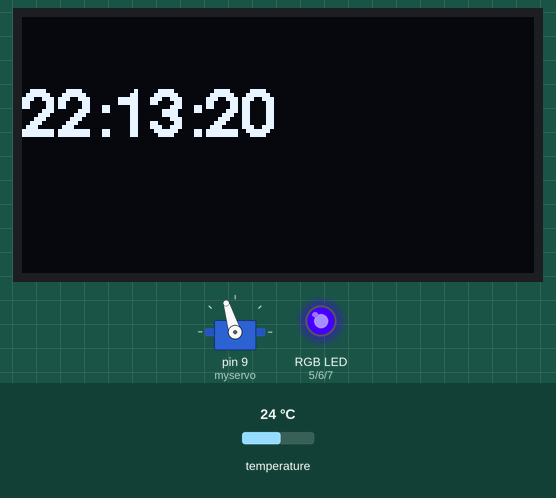
The sketch below on a simulated Arduino Uno, built with avr-gcc and run on an emulated ATmega328P. On the bench: servo, 128×64 one-colour display, an RGB LED mixed from three pins (HIGH = lit). Inputs (shaded band) come from the test bench; at power-on: temperature 24 °C. Dim RGB values are drawn brighter than linear; the local clock reads 2024-03-15 10:24:30 at power-on unless the sketch sets it; what the sketch prints to the serial monitor is not drawn.

Above: at 1.2 s.
1.3 s: temperature set to 12 °C
At 4.0 s:
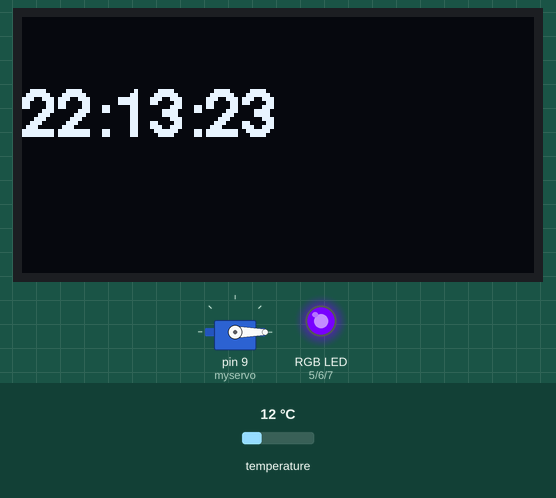
4.3 s: temperature set to 19 °C
At 5.1 s:
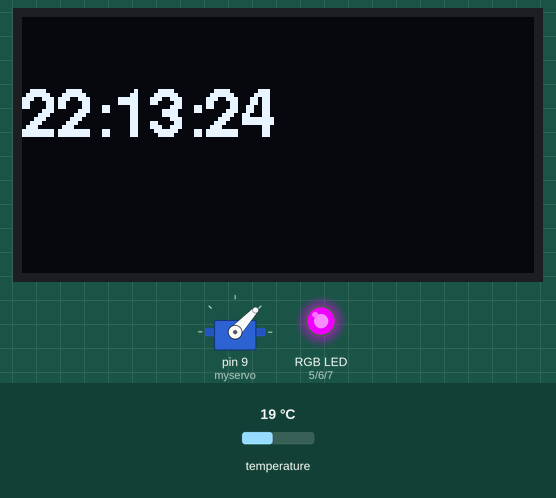
7.3 s: temperature set to 28 °C
At 8.1 s:
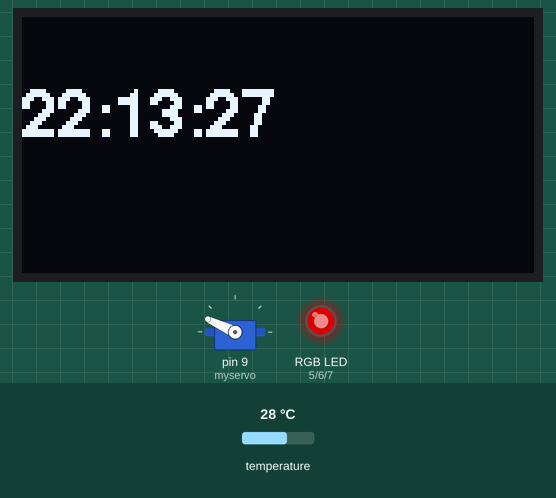
10.3 s: temperature set to 33 °C
At 11.5 s:
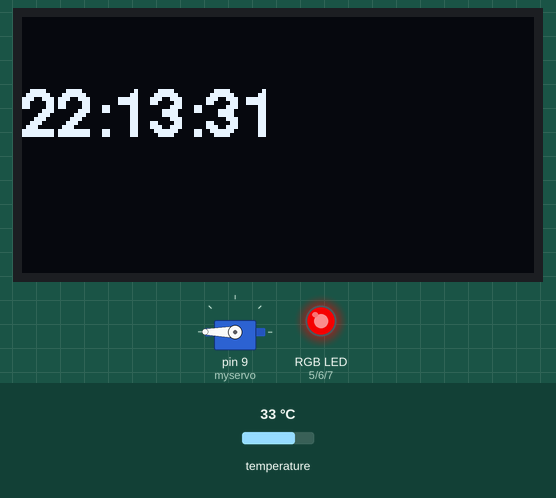
13.3 s: temperature set to 41 °C
At 16.1 s:
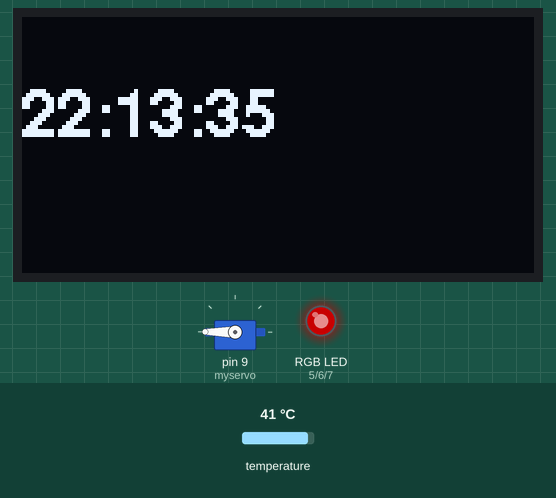
Timing chart, 0 to 17.3 s (numbered marks = the images above; inputs shaded):
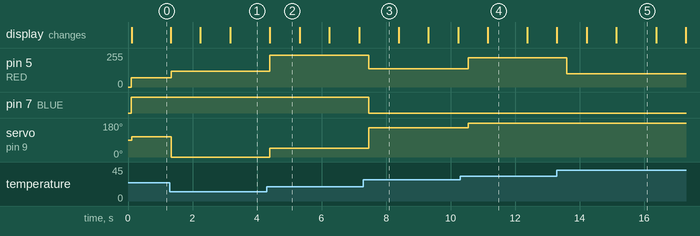

Measured:
- after the input at 1.3 s, pin 5 (RED): 68/255 → 120/255 at once; servo on pin 9 (myservo): 107° → 0° at once
- after the input at 4.3 s, pin 5 (RED): 120/255 → 239/255 after 0.10 s; servo on pin 9 (myservo): 0° → 47° after 0.10 s
- after the input at 7.3 s, pin 5 (RED): 239/255 → 136/255 after 0.17 s; pin 7 (BLUE): HIGH → LOW after 0.17 s; servo on pin 9 (myservo): 47° → 155° after 0.17 s
- after the input at 10.3 s, pin 5 (RED): 136/255 → 221/255 after 0.25 s; servo on pin 9 (myservo): 155° → 180° after 0.25 s
- after the input at 13.3 s, pin 5 (RED): 221/255 → 101/255 after 0.30 s
- what the display in image 2 shows lasts 0.9 s, from 4.4 s to 5.3 s
- what the display in image 4 shows lasts 1.2 s, from 11.2 s to 12.4 s

The sketch:

ovningsprojekt.ino
```cpp
/*
* Name: övningsprojekt
* Author: William Franzen
* Date: 2025-11-11
* Description: This project uses a ds3231 to measure time and displays the time to an 1306 oled display,
* Further, it measures temprature with ds3231 and displays a mapped value to a 9g-servo-motor.
*/

// Include Libraries
#include <RTClib.h>
#include <Wire.h>
#include "U8glib.h"
#include <Servo.h>

// Init constants

// Init global variables

// Construct objects
RTC_DS3231 rtc;
U8GLIB_SSD1306_128X64 u8g(U8G_I2C_OPT_NO_ACK);
Servo myservo;


void setup() {
  // init communication
  Serial.begin(9600);
  Wire.begin();
  myservo.attach(9);

  // Init Hardware
  rtc.begin();

  // Settings
  rtc.adjust(DateTime(F(__DATE__), F(__TIME__)));
}

void loop() {
  oledWrite( getTime());
  servoWrite( getTemp() );
  showTempColor(getTemp());

  Serial.println(getTime());
  Serial.println(getTemp());


  delay(200);
}


//This function reads time from an ds3231 module and package the time as a String
//Parameters: Void
//Returns: time in hh:mm:ss as String
String getTime() {
  DateTime now = rtc.now();
  return String(now.hour()) + ":" + String(now.minute()) + ":" + String(now.second());
}

/*
* This function takes temprature from ds3231 and returns as a float
*Parameters: Void
*Returns: temprature as float
*/
float getTemp() {
  return rtc.getTemperature();
}

/*
* This function takes a string and draws it to an oled display
*Parameters: - text: String to write to display
*Returns: void
*/
void oledWrite(String text) {
    u8g.firstPage();
  do {
    u8g.setFont(u8g_font_helvB12);
    u8g.drawStr(0, 30, text.c_str());
  } while (u8g.nextPage());
}


/*
* takes a temprature value and maps it to corresppnding degree on a servo
*Parameters: - value: temprature
*Returns: void
*/
void servoWrite(float value) {
  int servoAngle = map(value*100, 1500, 3000, 0, 179);
  myservo.write(servoAngle);
}


// Defining the color variables and the pins on Arduino
int RED = 5;
int GREEN = 6;
int BLUE = 7;

/*
* This function takes a temprature value and maps it to the corresponding value of red and blue on a LED
*Parameters - temp: temprature
*Returns void
*/
void showTempColor(float temp) {

  int value = map(temp, 20, 35, 0, 255);

  analogWrite(RED, value);
  analogWrite(GREEN, 0);
  analogWrite(BLUE, 255 - value);
}
```
